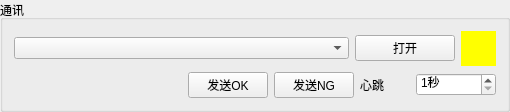
    <widget class="QGroupBox" name="groupBox_3">
     <property name="maximumSize">
      <size>
       <width>581</width>
       <height>16777215</height>
      </size>
     </property>
     <property name="title">
      <string>通讯</string>
     </property>
     <layout class="QGridLayout" name="gridLayout_10">
      <item row="0" column="0" colspan="2">
       <layout class="QGridLayout" name="gridLayout_3">
        <item row="0" column="0">
         <widget class="QComboBox" name="comboBox_ComNames"/>
        </item>
        <item row="0" column="1">
         <widget class="QPushButton" name="pushButton">
          <property name="maximumSize">
           <size>
            <width>100</width>
            <height>16777215</height>
           </size>
          </property>
          <property name="text">
           <string>打开</string>
          </property>
         </widget>
        </item>
        <item row="0" column="2">
         <widget class="QLabel" name="label_Status">
          <property name="minimumSize">
           <size>
            <width>35</width>
            <height>35</height>
           </size>
          </property>
          <property name="maximumSize">
           <size>
            <width>35</width>
            <height>35</height>
           </size>
          </property>
          <property name="styleSheet">
           <string notr="true">background-color: rgb(255, 255, 0);</string>
          </property>
          <property name="text">
           <string/>
          </property>
         </widget>
        </item>
       </layout>
      </item>
      <item row="1" column="0">
       <spacer name="horizontalSpacer">
        <property name="orientation">
         <enum>Qt::Horizontal</enum>
        </property>
        <property name="sizeHint" stdset="0">
         <size>
          <width>168</width>
          <height>20</height>
         </size>
        </property>
       </spacer>
      </item>
      <item row="1" column="1">
       <layout class="QGridLayout" name="gridLayout_9">
        <item row="0" column="0">
         <widget class="QPushButton" name="pushButton_SendOK">
          <property name="text">
           <string>发送OK</string>
          </property>
         </widget>
        </item>
        <item row="0" column="1">
         <widget class="QPushButton" name="pushButton_SendNG">
          <property name="minimumSize">
           <size>
            <width>80</width>
            <height>0</height>
           </size>
          </property>
          <property name="maximumSize">
           <size>
            <width>80</width>
            <height>16777215</height>
           </size>
          </property>
          <property name="text">
           <string>发送NG</string>
          </property>
         </widget>
        </item>
        <item row="0" column="2">
         <widget class="QLabel" name="label_6">
          <property name="minimumSize">
           <size>
            <width>50</width>
            <height>0</height>
           </size>
          </property>
          <property name="maximumSize">
           <size>
            <width>50</width>
            <height>16777215</height>
           </size>
          </property>
          <property name="text">
           <string>心跳</string>
          </property>
         </widget>
        </item>
        <item row="0" column="3">
         <widget class="QSpinBox" name="spinBox_Heartbeat">
          <property name="minimumSize">
           <size>
            <width>80</width>
            <height>0</height>
           </size>
          </property>
          <property name="maximumSize">
           <size>
            <width>80</width>
            <height>16777215</height>
           </size>
          </property>
          <property name="suffix">
           <string>秒</string>
          </property>
          <property name="minimum">
           <number>1</number>
          </property>
         </widget>
        </item>
       </layout>
      </item>
     </layout>
    </widget>
